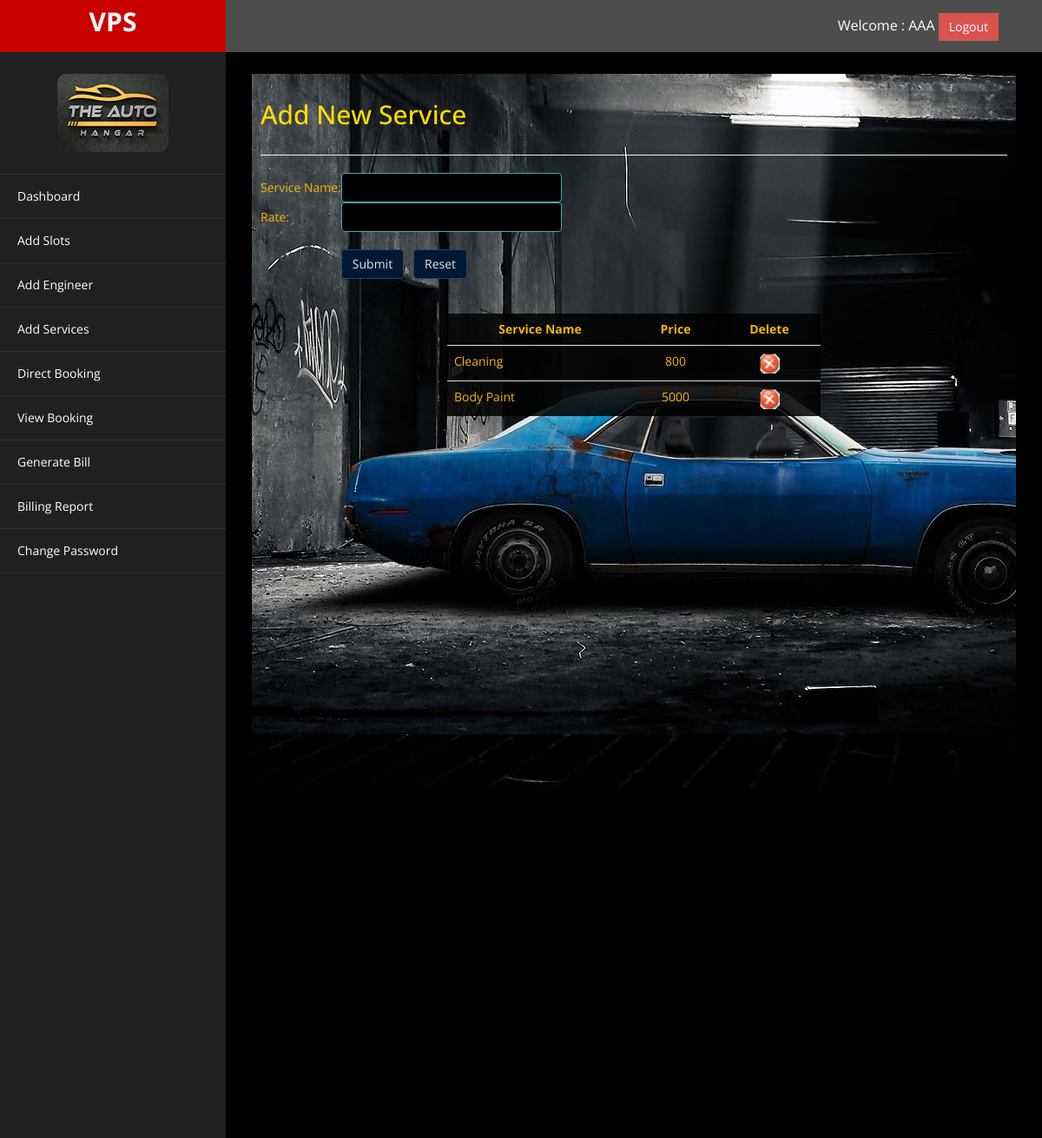
Page /service.php (signed in) on the committed database.
### tables this page shows
CREATE TABLE `tblservice` (
  `id` int(11) NOT NULL,
  `service` varchar(50) NOT NULL,
  `rate` float NOT NULL,
  `username` varchar(50) NOT NULL
);

### service.php (the view, shortened to what this page needs)
<!DOCTYPE html>
<html xmlns="http://www.w3.org/1999/xhtml">
<head>
    <link href="assets/css/bootstrap.css" rel="stylesheet" />
    <link href="assets/css/font-awesome.css" rel="stylesheet" />
    <link href="assets/js/morris/morris-0.4.3.min.css" rel="stylesheet" />
    <link href="assets/css/custom.css" rel="stylesheet" />
</head>
<body>
    <div id="wrapper">
        <nav class="navbar navbar-default navbar-cls-top " role="navigation" style="margin-bottom: 0">
            <div class="navbar-header">
                <a class="navbar-brand" href="#">VPS</a>
            </div>
<div style="color: white;
padding: 15px 50px 5px 50px;
float: right;
font-size: 16px;">
        <?php
      echo "Welcome : ".$_SESSION['name'];
      ?>
      <a href="logout.php" class="btn btn-danger square-btn-adjust">Logout</a> </div>
        </nav>
                <nav class="navbar-default navbar-side" role="navigation">
            <div class="sidebar-collapse">
                <?php include 'sidebar.php'; ?>
            </div>
        </nav>
        <div id="page-wrapper" >
            <div id="page-inner">
                <div class="row">
                    <div class="col-md-12">
                     <h2>Add New Service</h2>
                    </div>
                </div>
                <hr />
        <form name="f" method="post" action="" onsubmit="javascript:return validate();">
            <table cellpading="40">
            <tr><td>Service Name: </td><td><input type="text" class="form-control" name="name" size="30" required="required"/></td></tr>
            <tr><td>Rate: &nbsp;</td><td><input type="text" pattern="[0-9]+" class="form-control" name="total" size="30" required="required"/></td></tr>
            <tr><td>&nbsp;</td></tr>
            <tr><td></td><td><input type="submit" class="btn btn-primary" name="save" value="Submit"/>&nbsp;&nbsp;&nbsp;<input type="reset" class="btn btn-primary" value="Reset" required="required"/></td></tr>
        </table>
        </form>
        <center>
        <?php
        include 'dbconnection.php';
        $query="select * from tblservice where username='{$_SESSION['id']}'";
        $result=mysqli_query($link,$query);
        if(mysqli_num_rows($result)>0){
            ?>
                <br/><br/><form name="f" method="post" action="">
                    <table class="table" style="width: 50%; background-color: #000000db;">
                    <thead align="center" style="font-weight: bold"><tr>
                        <td>Service Name</td>
                        <td>Price</td>
                        <td>Delete</td></tr>
                    </thead>
            <?php
                 while ($row=  mysqli_fetch_assoc($result)){
                 ?>
                    <tr>
                        <td><?php echo $row['service'] ?></td>
                        <td align='center'><?php echo $row['rate'] ?></td>
                        <td align='center'><a href='service.php?del=<?php echo $row['id'] ?>' onclick="return confirm('Do you want to delete');"><img src='images/discard.gif' width='24px' height='24px'/></a></td>
                    </tr>
                 <?php
                 }
                 ?>
                </table>
                </center>
   <?php
        }
        ?>
    </div>
            </div>
        </div>
</body>
</html>

### assets/css/custom.css (style rules this page uses)
body { font-family: 'Open Sans', sans-serif; }
#wrapper { width: 100%; background:#202020; }
#page-wrapper { padding: 15px 15px; min-height: 600px; background:black; }
#page-inner { width:100%; margin:10px 20px 10px 0px; background-image: url('../img/bg.jpg'); padding:10px; min-height:1200px; background-repeat: no-repeat; }
h2 { color: rgb(255, 221, 0); }
.square-btn-adjust { border: 0px solid transparent; -webkit-border-radius: 0px; -moz-border-radius: 0px; border-radius: 0px; }
.navbar-cls-top .navbar-brand { color: #fff; background: #C90000; width: 260px; text-align: center; height: 60px; font-size: 30px; font-weight: 700; }
.sidebar-collapse , .sidebar-collapse .nav { background:none; }
.navbar-side { border:none; background-color: #202020; }
.navbar-cls-top { background:#4D4D4D; border-bottom:none; }
.navbar-default { border:0px solid black; }
.navbar-header { background: #A70303; }
@media (min-width:768px) { #page-wrapper { margin: 0 0 0 260px; padding: 15px 30px; min-height: 1200px; background:black; } }
@media (min-width:768px) { .navbar-side { z-index: 1; position: absolute; width: 260px; } }
@media (min-width:768px) { .navbar { border-radius: 0px; } }

### rows in the picture
tblservice: service "Cleaning", rate "800"
tblservice: service "Body Paint", rate "5000"

### other values in the picture
$_SESSION['name'] "AAA"
